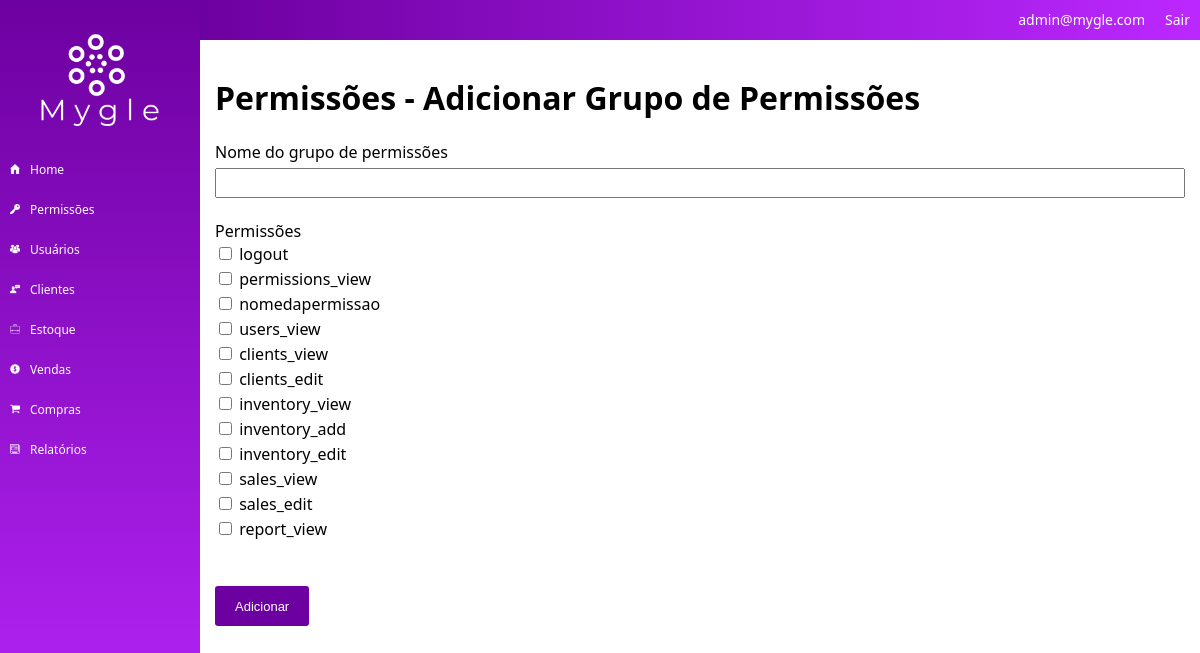
Page /permissions/add_group (signed in) on the committed database.
### tables this page shows
CREATE TABLE `permission_params` (
  `id` int(11) unsigned NOT NULL AUTO_INCREMENT,
  `id_company` int(11) NOT NULL,
  `name` varchar(50) NOT NULL DEFAULT '',
  PRIMARY KEY (`id`)
);

### core/Controller.php (called while the page is built, shortened)
<?php
class controller {
	public function loadTemplate($viewName, $viewData = array()) {
		include 'views/template.php';
	}
	public function loadViewInTemplate($viewName, $viewData) {
		extract($viewData);
		include 'views/'.$viewName.'.php';
	}
}

### core/Core.php (called while the page is built, shortened)
<?php
class Core {
	public function run() {
        $url = explode('index.php', $_SERVER['PHP_SELF']);
        $url = end($url);
		$params = array();
		if(!empty($url) && $url != '/') {
			$url = explode('/', $url);
			array_shift($url);
			array_shift($url);
			if(isset($url[0])) {
				$currentAction = $url[0];
			} else {
				$currentAction = 'index';
			}
		} else {
			$currentController = 'homeController';
			$currentAction = 'index';
		}
		$c = new $currentController();
		call_user_func_array(array($c, $currentAction), $params);
	}
}

### index.php (called while the page is built, shortened)
<?php
require 'config.php';
$core = new Core();
$core->run();
?>

### core/Model.php (called while the page is built, shortened)
<?php
class model {
	public function __construct() {
		global $config;
		$this->db = new PDO("mysql:dbname=".$config['dbname'].";host=".$config['host'], $config['dbuser'], $config['dbpass']);
	}
}
?>

### config.php (called while the page is built, shortened)
<?php
$config = array();
if(ENVIRONMENT == 'development') {
	$config['dbname'] = 'mygle';
	$config['host'] = 'localhost';
	$config['dbuser'] = 'root';
	$config['dbpass'] = 'root';
} else {
	$config['dbname'] = 'mygle';
	$config['host'] = 'localhost';
	$config['dbuser'] = 'root';
	$config['dbpass'] = 'root';
}
?>

### models/Permissions.php (called while the page is built, shortened)
<?php
class Permissions extends model {
	public function getList($id_company) {
		$array = array();
		$sql = $this->db->prepare("SELECT * FROM permission_params WHERE id_company = :id_company");
		$sql->bindValue(":id_company", $id_company);
		$sql->execute();
		if($sql->rowCount() > 0) {
			$array = $sql->fetchAll();
		}
		return $array;
	}
}

### models/Users.php (called while the page is built, shortened)
<?php
class Users extends model {
	private $userInfo;
	public function setLoggedUser() {
		if(isset($_SESSION['ccUser']) && !empty($_SESSION['ccUser'])) {
			$id = $_SESSION['ccUser'];
			$sql = $this->db->prepare("SELECT * FROM users WHERE id = :id");
			$sql->bindValue(':id', $id);
			$sql->execute();
			if($sql->rowCount() > 0) {
				$this->userInfo = $sql->fetch();
			}
		}
	}
	public function getCompany() {
		if(isset($this->userInfo['id_company'])) {
			return $this->userInfo['id_company'];
		} else {
			return 0;
		}
	}
}

### views/permissions_addgroup.php (the view)
<h1>Permissões - Adicionar Grupo de Permissões</h1>
<form method="POST">
	<label for="name">Nome do grupo de permissões</label><br/>
	<input type="text" name="name" /><br/><br/>
	<label>Permissões</label><br/>
	<?php foreach($permissions_list as $p): ?>
	<div class="p_item">
		<input type="checkbox" name="permissions[]" value="<?php echo $p['id']; ?>" id="p_<?php echo $p['id']; ?>" />
		<label for="p_<?php echo $p['id']; ?>"><?php echo $p['name']; ?></label>
	</div>
	<?php endforeach; ?>
	<br/><br/>
	<input type="submit" value="Adicionar" />
</form>

### assets/css/template.css (style rules this page uses)
body { margin:0; padding:0; font-size:16px; font-family:'Segoe UI', Tahoma, Geneva, Verdana, sans-serif; }
input[type=text], input[type=email], input[type=password], input[type=number], select, textarea { width:100%; height:30px; font-size:13px; outline:0; padding-left:5px; padding-right:5px; margin-top:5px; }
input[type=submit], button, .button { border:0px; background-color:rgb(109, 0, 160); color:#FFF; height:40px; line-height: 40px; border-radius:3px; padding-left:20px; padding-right:20px; cursor:pointer; font-size:13px; display: inline-block; }
.p_item { height:25px; line-height: 25px; }

### rows in the picture
permission_params: name "logout"
permission_params: name "permissions_view"
permission_params: name "nomedapermissao"
permission_params: name "users_view"
permission_params: name "clients_view"
permission_params: name "clients_edit"
permission_params: name "inventory_view"
permission_params: name "inventory_add"
permission_params: name "inventory_edit"
permission_params: name "sales_view"
permission_params: name "sales_edit"
permission_params: name "report_view"

### other values in the picture
$viewData['user_email'] "admin@mygle.com"
